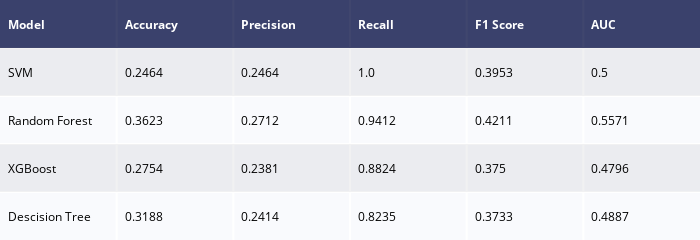

The code cell stored with this chart in its notebook:
### Code cell
# Create table of accuracies for data with preprocessing AND binned values  
performance_preprossed_only = pd.DataFrame({
    'Model' : ['Descision Tree', 'Random Forest', 'SVM', 'XGBoost'],
    'Accuracy' : [round(DT_acc, 4), round(RF_acc, 4), round(SVM_acc, 4), round(XGB_acc, 4)],
    'Precision' : [round(DT_precision, 4), round(RF_precision, 4), round(SVM_precision, 4), round(XGB_precision, 4)],
    'Recall' : [round(DT_recall, 4), round(RF_recall, 4), round(SVM_recall, 4), round(XGB_recall, 4)],
    'F1 Score' : [round(DT_f1score, 4), round(RF_f1score, 4), round(SVM_f1score, 4), round(XGB_f1score, 4)],
    'AUC' : [round(DT_auc, 4), round(RF_auc, 4), round(SVM_auc, 4), round(XGB_auc, 4)]
})
performance_preprossed_only_df = performance_preprossed_only.sort_values(by='Recall', ascending=False)
# Model_comparison_df = Model_comparison_df.set_index('Accuracy Score (%)')
# Model_comparison_df.reset_index()

#create table of results
fig =  ff.create_table(performance_preprossed_only_df)
fig.update_layout(
    autosize=False,
    width=700,
    height=200,
)
fig.show()

### Figure 1 — Plotly figure (JSON) as saved in the notebook; plotly's stock layout.template omitted (floating-point values rounded to 4 significant figures)
{"data": [{"colorscale": [[0, "#00083e"], [0.5, "#ededee"], [1, "#ffffff"]], "hoverinfo": "none", "opacity": 0.75, "showscale": false, "type": "heatmap", "z": [[0, 0, 0, 0, 0, 0], [0.5, 0.5, 0.5, 0.5, 0.5, 0.5], [1, 1, 1, 1, 1, 1], [0.5, 0.5, 0.5, 0.5, 0.5, 0.5], [1, 1, 1, 1, 1, 1]]}], "layout": {"annotations": [{"align": "left", "font": {"color": "#ffffff"}, "showarrow": false, "text": "<b>Model</b>", "x": -0.45, "xanchor": "left", "xref": "x", "y": 0, "yref": "y"}, {"align": "left", "font": {"color": "#ffffff"}, "showarrow": false, "text": "<b>Accuracy</b>", "x": 0.55, "xanchor": "left", "xref": "x", "y": 0, "yref": "y"}, {"align": "left", "font": {"color": "#ffffff"}, "showarrow": false, "text": "<b>Precision</b>", "x": 1.55, "xanchor": "left", "xref": "x", "y": 0, "yref": "y"}, {"align": "left", "font": {"color": "#ffffff"}, "showarrow": false, "text": "<b>Recall</b>", "x": 2.55, "xanchor": "left", "xref": "x", "y": 0, "yref": "y"}, {"align": "left", "font": {"color": "#ffffff"}, "showarrow": false, "text": "<b>F1 Score</b>", "x": 3.55, "xanchor": "left", "xref": "x", "y": 0, "yref": "y"}, {"align": "left", "font": {"color": "#ffffff"}, "showarrow": false, "text": "<b>AUC</b>", "x": 4.55, "xanchor": "left", "xref": "x", "y": 0, "yref": "y"}, {"align": "left", "font": {"color": "#000000"}, "showarrow": false, "text": "SVM", "x": -0.45, "xanchor": "left", "xref": "x", "y": 1, "yref": "y"}, {"align": "left", "font": {"color": "#000000"}, "showarrow": false, "text": "0.2464", "x": 0.55, "xanchor": "left", "xref": "x", "y": 1, "yref": "y"}, {"align": "left", "font": {"color": "#000000"}, "showarrow": false, "text": "0.2464", "x": 1.55, "xanchor": "left", "xref": "x", "y": 1, "yref": "y"}, {"align": "left", "font": {"color": "#000000"}, "showarrow": false, "text": "1.0", "x": 2.55, "xanchor": "left", "xref": "x", "y": 1, "yref": "y"}, {"align": "left", "font": {"color": "#000000"}, "showarrow": false, "text": "0.3953", "x": 3.55, "xanchor": "left", "xref": "x", "y": 1, "yref": "y"}, {"align": "left", "font": {"color": "#000000"}, "showarrow": false, "text": "0.5", "x": 4.55, "xanchor": "left", "xref": "x", "y": 1, "yref": "y"}, {"align": "left", "font": {"color": "#000000"}, "showarrow": false, "text": "Random Forest", "x": -0.45, "xanchor": "left", "xref": "x", "y": 2, "yref": "y"}, {"align": "left", "font": {"color": "#000000"}, "showarrow": false, "text": "0.3623", "x": 0.55, "xanchor": "left", "xref": "x", "y": 2, "yref": "y"}, {"align": "left", "font": {"color": "#000000"}, "showarrow": false, "text": "0.2712", "x": 1.55, "xanchor": "left", "xref": "x", "y": 2, "yref": "y"}, {"align": "left", "font": {"color": "#000000"}, "showarrow": false, "text": "0.9412", "x": 2.55, "xanchor": "left", "xref": "x", "y": 2, "yref": "y"}, {"align": "left", "font": {"color": "#000000"}, "showarrow": false, "text": "0.4211", "x": 3.55, "xanchor": "left", "xref": "x", "y": 2, "yref": "y"}, {"align": "left", "font": {"color": "#000000"}, "showarrow": false, "text": "0.5571", "x": 4.55, "xanchor": "left", "xref": "x", "y": 2, "yref": "y"}, {"align": "left", "font": {"color": "#000000"}, "showarrow": false, "text": "XGBoost", "x": -0.45, "xanchor": "left", "xref": "x", "y": 3, "yref": "y"}, {"align": "left", "font": {"color": "#000000"}, "showarrow": false, "text": "0.2754", "x": 0.55, "xanchor": "left", "xref": "x", "y": 3, "yref": "y"}, {"align": "left", "font": {"color": "#000000"}, "showarrow": false, "text": "0.2381", "x": 1.55, "xanchor": "left", "xref": "x", "y": 3, "yref": "y"}, {"align": "left", "font": {"color": "#000000"}, "showarrow": false, "text": "0.8824", "x": 2.55, "xanchor": "left", "xref": "x", "y": 3, "yref": "y"}, {"align": "left", "font": {"color": "#000000"}, "showarrow": false, "text": "0.375", "x": 3.55, "xanchor": "left", "xref": "x", "y": 3, "yref": "y"}, {"align": "left", "font": {"color": "#000000"}, "showarrow": false, "text": "0.4796", "x": 4.55, "xanchor": "left", "xref": "x", "y": 3, "yref": "y"}, {"align": "left", "font": {"color": "#000000"}, "showarrow": false, "text": "Descision Tree", "x": -0.45, "xanchor": "left", "xref": "x", "y": 4, "yref": "y"}, {"align": "left", "font": {"color": "#000000"}, "showarrow": false, "text": "0.3188", "x": 0.55, "xanchor": "left", "xref": "x", "y": 4, "yref": "y"}, {"align": "left", "font": {"color": "#000000"}, "showarrow": false, "text": "0.2414", "x": 1.55, "xanchor": "left", "xref": "x", "y": 4, "yref": "y"}, {"align": "left", "font": {"color": "#000000"}, "showarrow": false, "text": "0.8235", "x": 2.55, "xanchor": "left", "xref": "x", "y": 4, "yref": "y"}, {"align": "left", "font": {"color": "#000000"}, "showarrow": false, "text": "0.3733", "x": 3.55, "xanchor": "left", "xref": "x", "y": 4, "yref": "y"}, {"align": "left", "font": {"color": "#000000"}, "showarrow": false, "text": "0.4887", "x": 4.55, "xanchor": "left", "xref": "x", "y": 4, "yref": "y"}], "autosize": false, "height": 200, "margin": {"b": 0, "l": 0, "r": 0, "t": 0}, "width": 700, "xaxis": {"dtick": 1, "gridwidth": 2, "showticklabels": false, "tick0": -0.5, "ticks": "", "zeroline": false}, "yaxis": {"autorange": "reversed", "dtick": 1, "gridwidth": 2, "showticklabels": false, "tick0": 0.5, "ticks": "", "zeroline": false}}}
